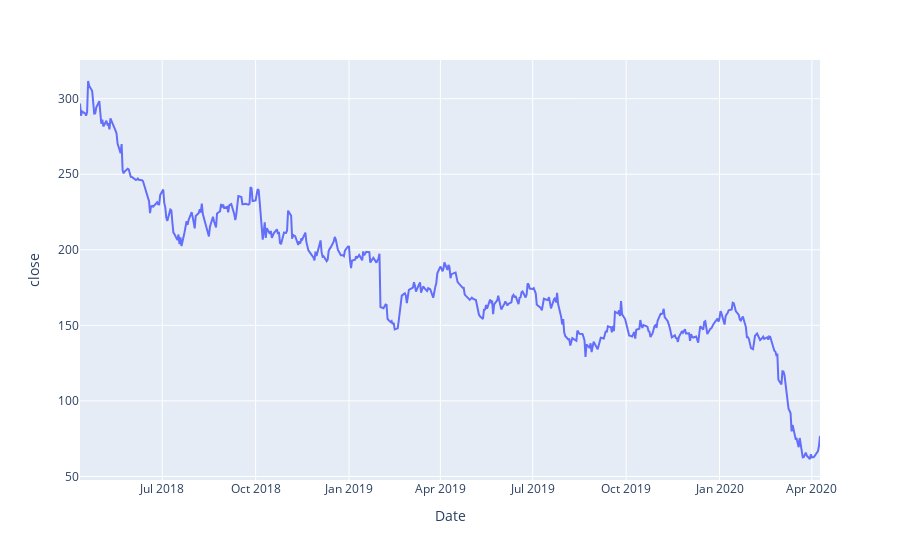

Notebook code for this chart:
### Code cell
px.line(df, x='Date ', y='close ')

### Figure 1 — Plotly figure (JSON) as saved in the notebook; plotly's stock layout.template omitted (floating-point values rounded to 4 significant figures; data arrays with more than 128 entries replaced by an {"elided": "..."} marker saying what was removed)
{"data": [{"hovertemplate": "Date =%{x}<br>close =%{y}<extra></extra>", "legendgroup": "", "line": {"color": "#636efa", "dash": "solid"}, "mode": "lines", "name": "", "orientation": "v", "showlegend": false, "type": "scatter", "x": {"elided": "493 str values"}, "xaxis": "x", "y": {"elided": "493 float values"}, "yaxis": "y"}], "layout": {"legend": {"tracegroupgap": 0}, "margin": {"t": 60}, "xaxis": {"anchor": "y", "domain": [0, 1], "title": {"text": "Date "}}, "yaxis": {"anchor": "x", "domain": [0, 1], "title": {"text": "close "}}}}
